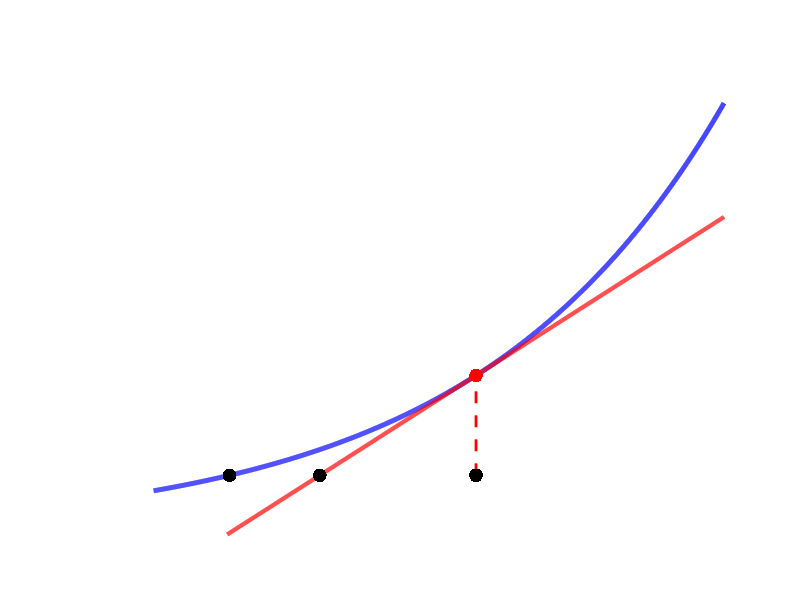

Write the MATLAB code that produced this figure. (Note: this script raises an error after producing the figure.)
% An illustration of Newton's method in 1D

figure('Color',[1,1,1]);
hold on;

xmin = 7.5; xmax = 10;
ymin = -1;  ymax = 2.5e4;
domain = xmin+0.2:0.001:xmax;

e = exp(1);
f = @(x) e.^(x);
t = @(x) e^9*x-8*e^9;

plot(domain,f(domain),'-b','LineWidth',3.5);
plot(domain,t(domain),'-r','LineWidth',3);
plot([9,9],[3000,f(9)],'--r','LineWidth',2);

plot(9,f(9),'.r','MarkerSize',30);
plot(log(3000),3000,'.k','MarkerSize',30);
plot(8.3702,3000,'.k','MarkerSize',30);
plot(9,3000,'.k','MarkerSize',30);

axis off;
axis([xmin,xmax,ymin,ymax]);

annotation(gcf,'arrow',rel2absX([xmin,xmax]),rel2absY([3000,3000]),...
    'HeadStyle','plain',...
    'LineWidth',3);

annotation(gcf,'arrow',rel2absX([xmin+0.2,xmin+0.2]),...
                       rel2absY([ymin,ymax]), 'HeadStyle', 'plain',...
                       'LineWidth',3);

%x
annotation(gcf,'textbox',[0.28 0.13 0.04981 0.07317],'String',{'x'},...
    'FontSize',16,...
    'FitBoxToText','off',...
    'LineStyle','none');

%x_n-1
annotation(gcf,'textbox',[0.39 0.13 0.04981 0.07317],...
    'String',{'x_{n-1}'},...
    'FontSize',16,...
    'FitBoxToText','off',...
    'LineStyle','none');

%x_n
annotation(gcf,'textbox',[0.59 0.13 0.04981 0.07317],...
    'String',{'x_n'},...
    'FontSize',16,...
    'FitBoxToText','off',...
    'LineStyle','none');

set(gca,'FontSize',16);
legend('y = f(x)','tangent line','Location','North');
